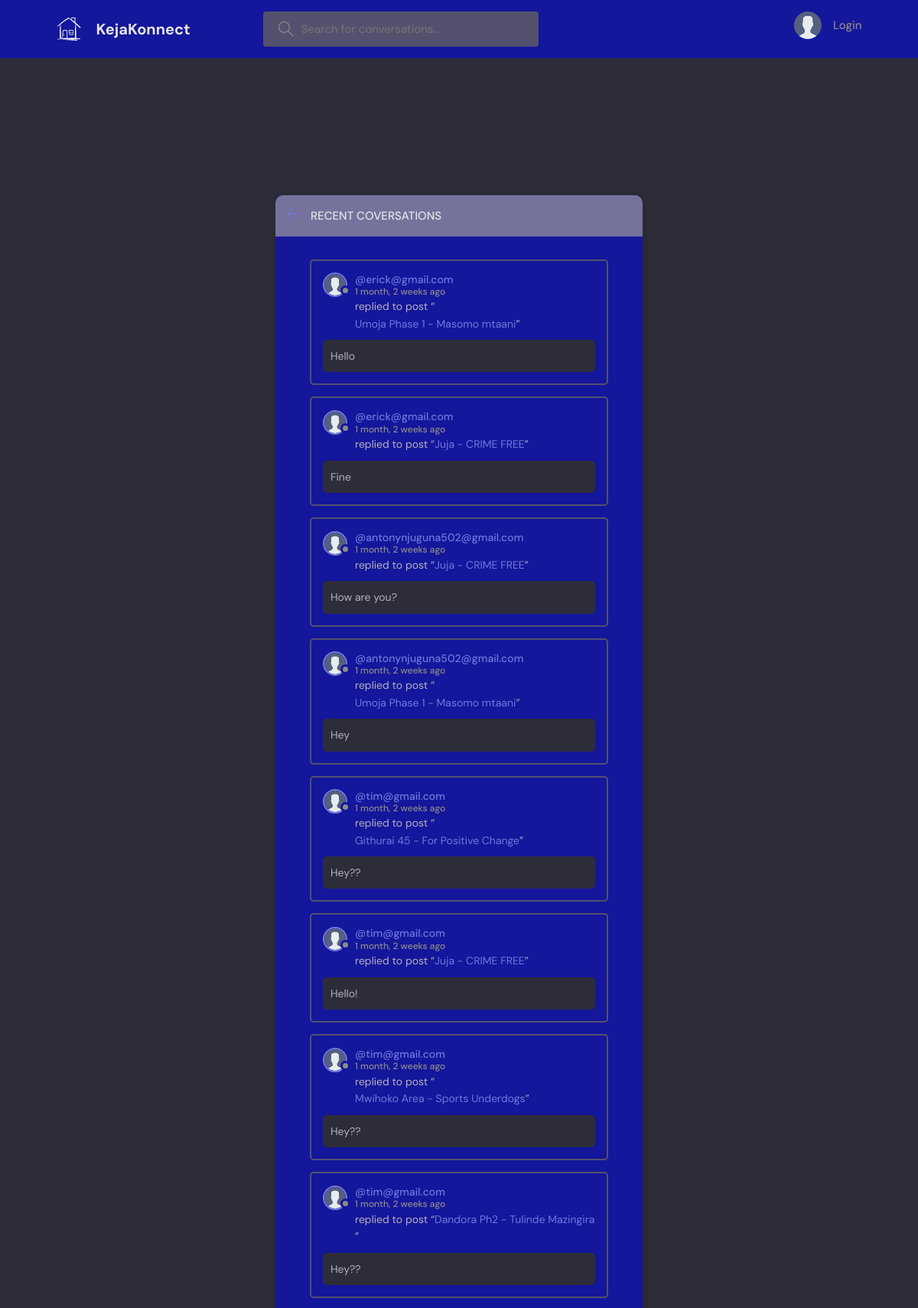
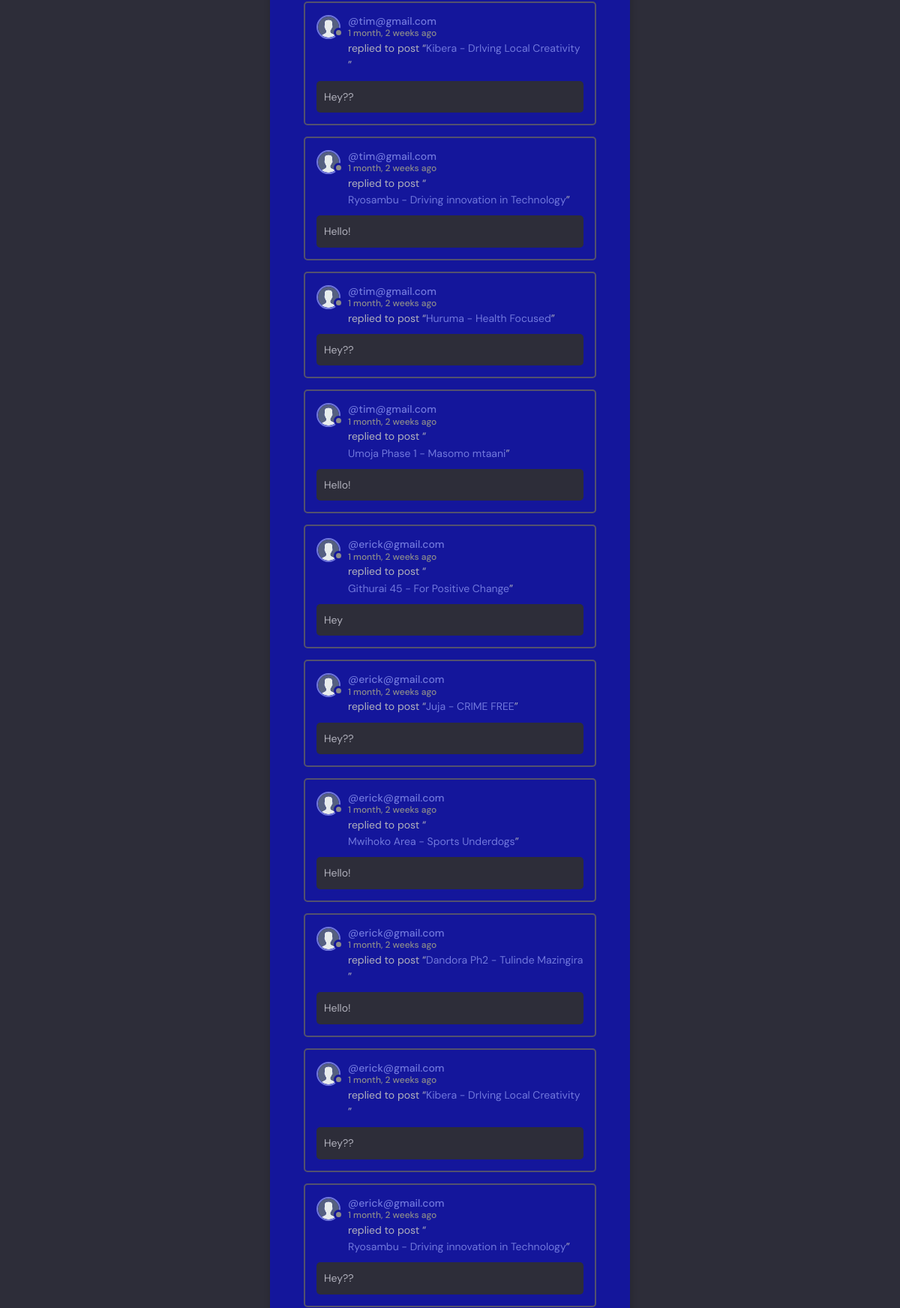
The page /activity/ (upper part) on the database its author committed (2 pictures, top to bottom).
### base/models.py (models this page shows, shortened)
class Message(models.Model):
    user = models.ForeignKey(User, on_delete=models.CASCADE)
    room = models.ForeignKey(Room, on_delete=models.CASCADE)
    body = models.TextField()
    updated = models.DateTimeField(auto_now=True)
    created = models.DateTimeField(auto_now_add=True)
    class Meta:
        ordering = ['-updated', '-created']

class User(AbstractUser):
    name = models.CharField(max_length=200, null=True)
    email = models.EmailField(unique=True, null=True)
    bio = models.TextField(null=True)
    avatar = models.ImageField(null=True, default="avatar.svg")
    USERNAME_FIELD = 'email'
    REQUIRED_FIELDS = ['username']

class Room(models.Model):
    host = models.ForeignKey(User, on_delete=models.SET_NULL, null=True)
    topic = models.ForeignKey(Topic, on_delete=models.SET_NULL, null=True)
    name = models.CharField(max_length=200)
    description = models.TextField(null=True, blank=True)
    participants = models.ManyToManyField(
        User, related_name='participants', blank=True)
    updated = models.DateTimeField(auto_now=True)
    created = models.DateTimeField(auto_now_add=True)
    class Meta:
        ordering = ['-updated', '-created']
    def __str__(self):
        return self.name

### base/views.py (the view)
# urls.py: path('activity/', views.activityPage, name="activity"),
def activityPage(request):
    room_messages = Message.objects.all()
    return render(request, 'base/activity.html', {'room_messages': room_messages})

### base/templates/base/activity.html (shortened to what this page needs)
{% extends 'main.html' %}
{% block content %}
<main class="layout">
  <div class="container">
    <div class="layout__box">
      <div class="layout__boxHeader">
        <div class="layout__boxTitle">
          <a href="{% url 'home' %}">
            <svg version="1.1" xmlns="http://www.w3.org/2000/svg" width="32" height="32" viewBox="0 0 32 32">
              <title>arrow-left</title>
              <path
                d="M13.723 2.286l-13.723 13.714 13.719 13.714 1.616-1.611-10.96-10.96h27.625v-2.286h-27.625l10.965-10.965-1.616-1.607z">
              </path>
              </path>
            </svg>
          </a>
          <h3>Recent Coversations</h3>
        </div>
      </div>
      <div class="activities-page layout__body">
        {% for message in room_messages %}
        <div class="activities__box">
          <div class="activities__boxHeader roomListRoom__header">
            <a href="{% url 'user-profile' message.user.id %}" class="roomListRoom__author">
              <div class="avatar avatar--small">
                <img src="{{message.user.avatar.url}}" />
              </div>
              <p>
                @{{message.user}}
                <span>{{message.created|timesince}} ago</span>
              </p>
            </a>
          </div>
          <div class="activities__boxContent">
            <p>replied to post “<a href="{% url 'room' message.room.id %}">{{message.room}}</a>”</p>
            <div class="activities__boxRoomContent">
              {{message.body}}
            </div>
          </div>
        </div>
        {% endfor %}
      </div>
    </div>
  </div>
</main>
{% endblock content %}

### static/styles/style.css (style rules this page uses)
:root { --color-main: #7178dd; --color-main-light: #e3e1fb; --color-dark: #14169b; --color-dark-medium: #53516e; --color-dark-light: #75729c; --color-light: #e5e5e5; --color-gray: #8b8b8b; --color-light-gray: #b2b2bd; --color-bg: #2d2d39; --color-success: #5dd667; --color-error: #fc4b0b; }
* { font-family: "DM Sans", -apple-system, BlinkMacSystemFont, "Segoe UI", Roboto, Oxygen, Ubuntu, Cantarell, "Open Sans", "Helvetica Neue", sans-serif; margin: 0; padding: 0; box-sizing: border-box; text-rendering: optimizeLegibility; font-size: inherit; }
html { font-size: 56.25%; }
@media only screen and (min-width: 1200px) { html { font-size: 62.5%; } }
body { line-height: 1.6; font-weight: 400; font-size: 1.5rem; color: var(--color-light-gray); background-color: var(--color-bg); min-height: 100vh; }
img { width: 100%; }
a { display: inline-block; color: var(--color-main); text-decoration: none; }
.container { max-width: 120rem; width: 90%; margin: auto; }
.avatar { position: relative; display: inline-block; border-radius: 50%; border: 2px solid var(--color-main); }
.avatar img { display: block; border-radius: 50%; object-fit: cover; object-position: center; }
.avatar::after { content: ""; display: block; position: absolute; background-color: var(--color-gray); z-index: 111; border-radius: 50%; border: 0.3rem solid var(--color-dark); }
.avatar.avatar--small img { width: 2.8rem; height: 2.8rem; }
.avatar.avatar--small:after { width: 0.7rem; height: 0.7rem; bottom: 0px; right: -6px; }
.layout { margin-top: 2.4rem; }
.layout > .container { display: flex; justify-content: space-between; align-items: flex-start; }
.layout__box { width: 90%; max-width: 48rem; min-height: 40rem; position: absolute; top: 50%; left: 50%; transform: translate(-50%, -46%); background-color: var(--color-dark); border-radius: 1rem; box-shadow: 1px 1px 6px 3px rgba(0, 0, 0, 0.1); overflow: hidden; }
.layout__boxHeader { display: flex; padding: 1.5rem; background-color: var(--color-dark-light); }
.layout__boxTitle { display: flex; gap: 1.5rem; align-items: center; }
.layout__boxTitle h3 { text-transform: uppercase; font-weight: 500; color: var(--color-light); }
.layout__boxTitle svg { width: 1.6rem; height: 1.6rem; fill: var(--color-main); }
.layout__body { margin: 3rem; }
.roomListRoom__header { display: flex; justify-content: space-between; align-items: center; }
.roomListRoom__author { font-weight: 500; display: flex; align-items: center; gap: 1rem; }
.activities__box { margin: 1.5rem; padding: 1.5rem; border: 2px solid var(--color-dark-medium); border-radius: 5px; }
.activities__boxHeader p { font-size: 1.4rem; line-height: 1.3; }
.activities__boxHeader p span { color: var(--color-gray); font-size: 1.2rem; display: block; }
.activities__boxContent { margin-left: 4.2rem; }
.activities__boxContent { font-size: 1.4rem; }
.activities__boxRoomContent { background: var(--color-bg); padding: 1rem; border-radius: 5px; margin-top: 1rem; margin-left: -4.2rem; }

### rows shown on the page
Message: user.avatar (placeholder picture), user "erick@gmail.com", created "1 month, 2 weeks", room "Umoja Phase 1 - Masomo mtaani", body "Hello"
Message: user.avatar (placeholder picture), user "erick@gmail.com", created "1 month, 2 weeks", room "Juja - CRIME FREE", body "Fine"
Message: user.avatar (placeholder picture), user "antonynjuguna502@gmail.com", created "1 month, 2 weeks", room "Juja - CRIME FREE", body "How are you?"
Message: user.avatar (placeholder picture), user "antonynjuguna502@gmail.com", created "1 month, 2 weeks", room "Umoja Phase 1 - Masomo mtaani", body "Hey"
Message: user.avatar (placeholder picture), user "tim@gmail.com", created "1 month, 2 weeks", room "Githurai 45 - For Positive Change", body "Hey??"
Message: user.avatar (placeholder picture), user "tim@gmail.com", created "1 month, 2 weeks", room "Juja - CRIME FREE", body "Hello!"
Message: user.avatar (placeholder picture), user "tim@gmail.com", created "1 month, 2 weeks", room "Mwihoko Area - Sports Underdogs", body "Hey??"
Message: user.avatar (placeholder picture), user "tim@gmail.com", created "1 month, 2 weeks", room "Dandora Ph2 - Tulinde Mazingira", body "Hey??"
Message: user.avatar (placeholder picture), user "tim@gmail.com", created "1 month, 2 weeks", room "Kibera - DrIving Local Creativity", body "Hey??"
Message: user.avatar (placeholder picture), user "tim@gmail.com", created "1 month, 2 weeks", room "Ryosambu - Driving innovation in Technology", body "Hello!"
Message: user.avatar (placeholder picture), user "tim@gmail.com", created "1 month, 2 weeks", room "Huruma - Health Focused", body "Hey??"
Message: user.avatar (placeholder picture), user "tim@gmail.com", created "1 month, 2 weeks", room "Umoja Phase 1 - Masomo mtaani", body "Hello!"
Message: user.avatar (placeholder picture), user "erick@gmail.com", created "1 month, 2 weeks", room "Githurai 45 - For Positive Change", body "Hey"
Message: user.avatar (placeholder picture), user "erick@gmail.com", created "1 month, 2 weeks", room "Juja - CRIME FREE", body "Hey??"
Message: user.avatar (placeholder picture), user "erick@gmail.com", created "1 month, 2 weeks", room "Mwihoko Area - Sports Underdogs", body "Hello!"
Message: user.avatar (placeholder picture), user "erick@gmail.com", created "1 month, 2 weeks", room "Dandora Ph2 - Tulinde Mazingira", body "Hello!"
Message: user.avatar (placeholder picture), user "erick@gmail.com", created "1 month, 2 weeks", room "Kibera - DrIving Local Creativity", body "Hey??"
Message: user.avatar (placeholder picture), user "erick@gmail.com", created "1 month, 2 weeks", room "Ryosambu - Driving innovation in Technology", body "Hey??"
